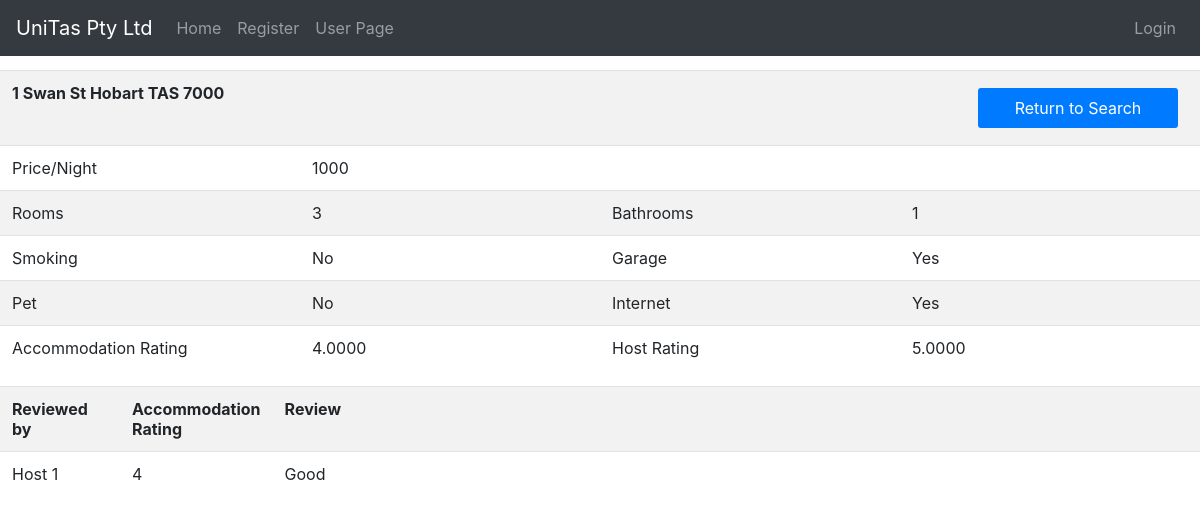
Screenshot of /Assignment/pages/accomreviews.php?id=1 with the database file from the repository.
### tables this page shows
CREATE TABLE `accommodation` (
  `id` int NOT NULL AUTO_INCREMENT,
  `accomLocation` varchar(50) NOT NULL,
  `availFrom` date NOT NULL,
  `availTo` date NOT NULL,
  `guests` int DEFAULT NULL,
  `price` int NOT NULL,
  `rooms` int NOT NULL,
  `bathrooms` int NOT NULL,
  `smoking` varchar(5) NOT NULL,
  `garage` varchar(5) NOT NULL,
  `pet` varchar(5) NOT NULL,
  `internet` varchar(5) NOT NULL,
  `accomAddress` text NOT NULL,
  `houseRating` decimal(2,1) DEFAULT NULL,
  `hostRating` decimal(2,1) DEFAULT NULL,
  `hostID` int NOT NULL,
  `accomName` varchar(50) DEFAULT NULL,
  `accomDesc` text,
  `city` varchar(50) DEFAULT NULL,
  `entireHouse` varchar(5) DEFAULT NULL,
  `active` tinyint(1) NOT NULL DEFAULT '1',
  `image` varchar(100) DEFAULT NULL,
  PRIMARY KEY (`id`),
  KEY `hostID` (`hostID`),
  CONSTRAINT `accommodation_ibfk_1` FOREIGN KEY (`hostID`) REFERENCES `users` (`id`)
);

CREATE TABLE `reviews` (
  `id` int NOT NULL AUTO_INCREMENT,
  `bid` int NOT NULL,
  `hostID` int NOT NULL,
  `reviewerID` int NOT NULL,
  `accomID` int NOT NULL,
  `accomRating` int NOT NULL,
  `hostRating` int NOT NULL,
  `review` text,
  `inputTime` datetime DEFAULT CURRENT_TIMESTAMP,
  PRIMARY KEY (`id`),
  KEY `bid` (`bid`),
  KEY `hostID` (`hostID`),
  KEY `reviewerID` (`reviewerID`),
  KEY `accomID` (`accomID`),
  CONSTRAINT `reviews_ibfk_1` FOREIGN KEY (`bid`) REFERENCES `bookings` (`bid`),
  CONSTRAINT `reviews_ibfk_2` FOREIGN KEY (`hostID`) REFERENCES `users` (`id`),
  CONSTRAINT `reviews_ibfk_3` FOREIGN KEY (`reviewerID`) REFERENCES `users` (`id`),
  CONSTRAINT `reviews_ibfk_4` FOREIGN KEY (`accomID`) REFERENCES `accommodation` (`id`)
);

CREATE TABLE `users` (
  `id` int NOT NULL AUTO_INCREMENT,
  `access` int NOT NULL,
  `firstname` varchar(50) NOT NULL,
  `lastname` varchar(50) NOT NULL,
  `email` varchar(50) NOT NULL,
  `mobile` varchar(15) NOT NULL,
  `pwd` varchar(30) NOT NULL,
  `abn` varchar(15) DEFAULT NULL,
  `userAddress` text,
  `active` tinyint(1) NOT NULL DEFAULT '1',
  PRIMARY KEY (`id`)
);

### Assignment/pages/session.php (called while the page is built, shortened)
<?php
$session_id = $_SESSION['session_id'];
?>

### Assignment/pages/accomreviews.php (the view, shortened to what this page needs)
<?php
include ('db_conn.php');
include ('session.php');
    $accomID=$_GET['id'];
?>
<!DOCTYPE html>
<html>
    <header>
        <?php include('../container/header.php') ?>
    </header>
    <body>
        <table class="table table-striped">
            <?php $query="SELECT * FROM accommodation WHERE id=$accomID";
                    $result=$mysqli->query($query);
                    $row=$result->fetch_array(MYSQLI_ASSOC)
            ?>
            <tbody>
            <th colspan="2"><?php echo $row['accomAddress'] ;?></th>
            <th colspan="2"><a href="index.php" style="width:200px" class="btn btn-primary float-right">Return to Search</a></th>
                    <tr>
                        <td>Price/Night</td>
                        <td colspan="3"><?php echo $row['price'];?></td>
                    </tr>
                    <tr>
                        <td style="width:200px;">Rooms</td>
                        <td style="width:200px;"><?php echo $row['rooms'];?></td>
                        <td style="width:200px;">Bathrooms</td>
                        <td style="width:200px;"><?php echo $row['bathrooms'];?></td>
                    </tr>
                    <tr>
                        <td>Smoking</td>
                        <td><?php echo $row['smoking'];?></td>
                        <td>Garage</td>
                        <td><?php echo $row['garage'];?></td>
                    </tr>
                    <tr>
                        <td>Pet</td>
                        <td><?php echo $row['pet'];?></td>
                        <td>Internet</td>
                        <td><?php echo $row['internet'];?></td>
                    </tr>
                    <tr>
                        <?php $accomID=$row['id']; ?>
                        <?php $hostID=$row['hostID']; ?>
                        <td>Accommodation Rating</td>
                        <td><?php $sql="SELECT AVG(accomRating) avgAccomRating FROM reviews WHERE accomID=$accomID";
                                    $result1=$mysqli->query($sql);
                                    $temprow=$result1->fetch_array(MYSQLI_ASSOC);
                                    if ($temprow['avgAccomRating']=="") { echo "No Reviews";}
                                    else {echo $temprow['avgAccomRating']; }?></td>
                        <td>Host Rating</td>
                        <td><?php $sql="SELECT AVG(hostRating) avghostRating FROM reviews WHERE hostID=$hostID";
                                    $result1=$mysqli->query($sql);
                                    $temprow=$result1->fetch_array(MYSQLI_ASSOC);
                                    if ($temprow['avghostRating']=="") { echo "No Reviews";}
                                    else {echo $temprow['avghostRating']; }?></td>
                    </tr>
            </tbody>
        </table>
        <table class="table table-striped">
            <?php $query="SELECT * FROM reviews JOIN users
                            ON hostID = users.id
                            WHERE accomID=$accomID";
                $result=$mysqli->query($query); ?>
                <th style="width:10%">Reviewed by</th>
                <th style="width:10%">Accommodation Rating</th>
                <th>Review</th>
            <?php while($row = mysqli_fetch_array($result)){ ?>
                <tr>
                    <td><?php echo $row['firstname'] ;?></td>
                    <td><?php echo $row['accomRating'] ;?></td>
                    <td><?php echo $row['review'];?></td>
                </tr>
            <?php } ?>
        </table>
    </body>
</html>

### Assignment/container/header.php (shortened to what this page needs)
<link rel="stylesheet" href="https://maxcdn.bootstrapcdn.com/bootstrap/4.5.2/css/bootstrap.min.css">
<link href="../css/style.css" rel="stylesheet" type="text/css">
<link href="../css/accountpage.css" rel="stylesheet" type="text/css">
<nav class="navbar navbar-expand-md navbar-dark bg-dark fixed-top">
    <a class="navbar-brand" href="../pages/index.php">UniTas Pty Ltd</a>
    <div class="collapse navbar-collapse" id="navbarExpand">
        <div class="navbar-nav mr-auto">
            <a class="nav-item nav-link" href="../pages/index.php">Home</a>
            <a class="nav-item nav-link" href="../pages/registration.php">Register</a>
            <a class="nav-item nav-link" href="../pages/accountpage.php">User Page</a>
        </div>
        <div class="navbar-nav" style="cursor:pointer;">
            <?php if (!isset($session_id) || $session_id == "") { ?>
                <a id="login" class="nav-link float-right" data-toggle="modal" data-target="#loginModal">Login</a>
            <?php } else { ?>
                <a type="button" class="nav-link float-right" href="../php/logout.php">Logout</a>
            <?php } ?>
        </div>
    </div>
</nav>

### Assignment/css/style.css (style rules this page uses)
* { margin: 0; padding: 0; list-style: none; }
body { margin: 70px auto; max-width: 1920px; }
.btn { padding: 8px; cursor: pointer; border: none; border-radius: 3px; margin: 5px 10px; width: 100px; }

### rows the page displays
accommodation: accomAddress "1 Swan St Hobart TAS 7000", price "1000", rooms "3", bathrooms "1", smoking "No", garage "Yes", pet "No", internet "Yes"
reviews: hostID.firstname "Host 1", accomRating "4", review "Good"

### other values shown
$temprow['avgAccomRating'] "4.0000"
$temprow['avghostRating'] "5.0000"
